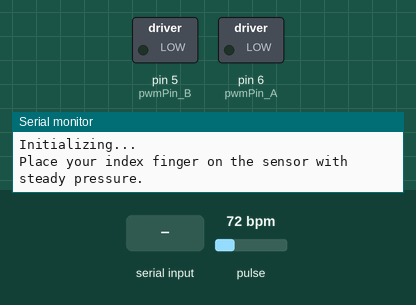
This program was run on a simulated Arduino Uno, built with avr-gcc and run on an emulated ATmega328P. On the bench: switched loads named in the program (green lamp = pin HIGH), the last lines printed to the serial monitor. Inputs (shaded band) come from the test bench; at power-on: pulse 72 bpm.

Above: at 1.2 s.
1.3 s: pulse set to 70 bpm
At 3.3 s:
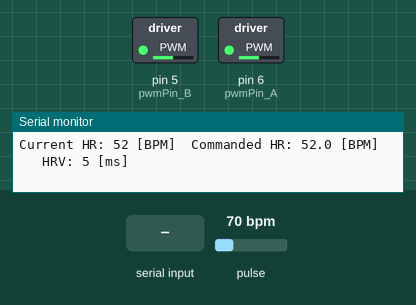
4.3 s: "0\n" received over Serial
7.3 s: pulse set to 100 bpm
10.3 s: pulse set to 42 bpm
13.0 s: pulse set to 158 bpm
Timing chart, 0 to 16.0 s (numbered marks = the images above; inputs shaded):
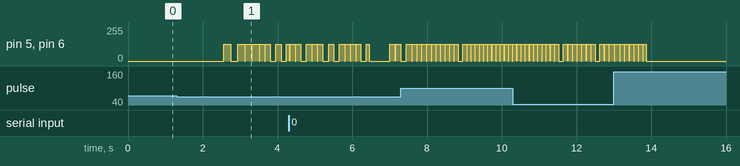

Measured:
- by itself, pin 5 (pwmPin_B), pin 6 (pwmPin_A): alternates 127/255 for 0.11 s and 0/255 for 0.01 s, 15 changes in all, then stays 0/255

The program:

main.cpp
```cpp
#include <Arduino.h>
#include "HeartRateSensor.h"
#include "keepAlive.h"
#include "arduino-timer.h"
#include "vibe.h"

// keep alive messages?
// #define KeepAliveMsgs

// Print BPM?
#define PRINT_HR

// heart beet vibe test harness
// #define VibeTest

// Accept keyboard input for modulating perceived heartrate
#define RateModulation
#define SCALER_RESOLUTION 0.05 // Determines step size for rate modulation scaler value


void setup() {
  // put your setup code here, to run once:
  Serial.begin(115200);
  Serial.println("Initializing...");

  // run setup functions here

  HeartRateSensor_setup(); // init the heart rate sensor
  setupWatchdog();
  setupVibeMotors();


  delay(5);
  Serial.println("Place your index finger on the sensor with steady pressure.");

}

void loop() {
  // put your main code here, to run repeatedly:
  static float HRScale = 1; // Initialize scaler to 1 (i.e. match user's HR initially)

  // tick timer (used for vibe motors)
  vibe_inLoop();

  // delay(1); // for staability?
  HeartRateSensor_inLoop();

  #ifdef KeepAliveMsgs
    keepAliveMessages();
  #endif /* KeepAliveMsgs */

  // Accept keyboard input "="/"-" for modulating scaled perceived heartrate
  #ifdef RateModulation
    if (Serial.available() > 0) {
      char inputChar = Serial.read();
      switch (inputChar) {
        // Increase scaler
        case ('='): {
          HRScale += SCALER_RESOLUTION;
          Serial.print("HR Scaler increased to ");
          Serial.println(HRScale);
          break;
        }

        // Decrease scaler if scaler will stay nonzero
        case ('-'): {
          // Do not decrease if scaler will become 0
          if (HRScale > SCALER_RESOLUTION) {
            HRScale -= SCALER_RESOLUTION;
            Serial.print("HR Scaler decreased to ");
            Serial.println(HRScale);
          }
          break;
        }

        // Reset scaler to 1
        case ('0'): {
          HRScale = 1;
          Serial.println("HR Scaler reset to 1");
          break;
        }

      }
    }
  #endif

  // sample code for testing vibe.cpp
  #ifdef VibeTest
    static float BPM_Des = 60.;
    if (Serial.available()) {
      String inputString = Serial.readStringUntil('\n');
      float input = inputString.toFloat();
      if (input <= 150 && input >= 30) {
        // a normal heartrate!
        BPM_Des = input; //input it out!
      }
    }
    if(checkIfBeating() == false)
    {
      startHeartbeatVibe(BPM_Des);  // start a heartbeat that will last 1 sec (60 BPM)
    }
  #else
    if((checkIfBeating() == false) && fingerDetected())
    {
      int currAvgBPM = getCurrentAvgBPM();

      // start a heartbeat that will last 1 sec (60 BPM)
      if (startHeartbeatVibe(HRScale * currAvgBPM)) {
        #ifdef PRINT_HR
          Serial.print("Current HR: ");
          Serial.print(currAvgBPM);
          Serial.print(" [BPM]\tCommanded HR: ");
          Serial.print(HRScale * currAvgBPM, 1);
          Serial.print(" [BPM]\t\tHRV: ");
          Serial.print(getCurrentHRV());
          Serial.print(" [ms]");

          Serial.println();
        #endif
      }
    }
  #endif /* VibeTest */

  // feed watchdog!
  feedWatchdog();
}
```

HeartRateSensor.cpp
```cpp
// (licence header left out)
#include "HeartRateSensor.h"

#include <Wire.h>
#include "MAX30105.h"
#include "heartRate.h"

/*** function turn offs, define to enable **/
#define builtin_BeatDetect

/**** Debug prints ***/
// #define PRINT_BPM_Data
// #define PRINT_FingerWarning
// #define PRINT_graph
// #define PRINT_HRV_debug
// #define TERM_LOGGING

// avoid locking up on startup
#define DETECTION_BLOCKING
#define MAX_NUMTRIES    1e3
static uint16_t numtries = 0;


static MAX30105 particleSensor;

//track heart rate
static const byte RATE_SIZE = 4; //Increase this for more averaging. 4 is good.
static byte rates[RATE_SIZE]; //Array of heart rates
static byte rateSpot = 0;
static long lastBeat = 0; //Time at which the last beat occurred

// track heart rate variability
static const uint8_t NUM_HRV_SAMPLES = 30;
static const unsigned long MAX_HRV_INTERVAL = 200; // what's the biggest reasonable value?
static uint8_t HRV_index = 0; // where in array to save
static float RMSSD = 0.0; // HRV calcuation
static int16_t HRintervals[NUM_HRV_SAMPLES]; // array of heart rate intervals
static int16_t lastDelta = 0; // last HRV delta
static int16_t interval = 0; // HRV interval cal


static float beatsPerMinute;
static int beatAvg;

static bool isFingerDetected = false; // do we have contact?

// limit rate
#define HRS_PrintPeriod    500 //[ms]
static unsigned long lastHRSprint = 0;


// function prototypes
void resetBeatValues();

void HeartRateSensor_setup(void) {

  // Initialize sensor
  while (!particleSensor.begin(Wire, I2C_SPEED_STANDARD)) {
    Serial.println("MAX30102 was not found. Please check wiring/power. ");
    #ifndef DETECTION_BLOCKING
      numtries++;
      delay(1);
      if (MAX_NUMTRIES < numtries) {
        beatAvg = 60; // tell it to just leave
        break;
      }
    #endif /* DETECTION_BLOCKING */
  }

  particleSensor.setup(); //Configure sensor with default settings
}

void HeartRateSensor_inLoop() {
  long irValue = particleSensor.getIR();

  #ifdef PRINT_graph
    // Serial.print("IR,");
    Serial.print(particleSensor.getIR());
    // Serial.print(", ");
    // Serial.print(particleSensor.getRed());
    // Serial.print(", ");
    // Serial.print(particleSensor.getGreen());
    Serial.println();
  #endif /* PRINT_graph */

  #ifdef builtin_BeatDetect
    if (checkForBeat(irValue) == true) {
      //We sensed a beat!
      long delta = millis() - lastBeat;
      lastBeat = millis();
      // Serial.println("Got a heartbeat!");

      beatsPerMinute = 60 / (delta / 1000.0);

      if (beatsPerMinute < 255 && beatsPerMinute > 20) {
        rates[rateSpot++] = (byte)beatsPerMinute; //Store this reading in the array
        rateSpot %= RATE_SIZE; //Wrap variable

        //Take average of readings
        beatAvg = 0;
        for (byte x = 0 ; x < RATE_SIZE ; x++)
          beatAvg += rates[x];
        beatAvg /= RATE_SIZE;

        // calculate HRV
        // check intervanl is reasonable

        interval = delta - lastDelta; // what's our value?
        lastDelta = delta; //update for next loop
        #ifdef PRINT_HRV_debug
          Serial.print("pre-check interval: ");
          Serial.println(interval);
        #endif /* PRINT_HRV_debug */
        if (MAX_HRV_INTERVAL > abs(interval)) {
          HRintervals[HRV_index++] = interval; // store interval for HRV calcs
          HRV_index %= NUM_HRV_SAMPLES; // wrap variable
          RMSSD = 0.0; //clear for each round
          for (int ind = 0; ind < NUM_HRV_SAMPLES; ind++) {
            // i+1 - i => (i+size-1) %size - i
            RMSSD += (float) HRintervals[ind] * HRintervals[ind]; // square it as we enter
          }
          RMSSD = sqrt(RMSSD/(NUM_HRV_SAMPLES-1)); // calcute RMS part
          #ifdef PRINT_HRV_debug
            Serial.print("\t\t\t\t\tRMSSD: ");
            Serial.println(RMSSD);
          #endif /* PRINT_HRV_debug */
        }

        #ifdef TERM_LOGGING
          Serial.print(millis());
          Serial.print(",");
          Serial.print(beatsPerMinute);
          Serial.print(",");
          Serial.println(interval);
        #endif

      }
    }

    if(HRS_PrintPeriod < (millis() - lastHRSprint)) {
      #ifdef PRINT_BPM_Data
        Serial.print("IR=");
        Serial.print(irValue);
        Serial.print(", BPM=");
        Serial.print(beatsPerMinute);
        Serial.print(", Avg BPM=");
        Serial.print(beatAvg);
        Serial.print(", HRV: ");
        Serial.print(RMSSD);

        Serial.println();
      #endif /* PRINT_BPM_Data */

      lastHRSprint = millis();
    }
  #endif /* builtin_BeatDetect */

  if (irValue < 50000) {
    isFingerDetected = false;
    // reset values!
    resetBeatValues();
    #ifdef PRINT_FingerWarning
      Serial.println(" No finger?");
    #endif /* PRINT_FingerWarning */
  } else {
    // finger is probably there?
    isFingerDetected = true;
  }

}

int getCurrentAvgBPM() {
  return beatAvg;
}

int getCurrentHRV() {
  return (int) RMSSD;
}

bool fingerDetected() {
  return isFingerDetected;
}

void resetBeatValues() {
  // saved variables
  beatsPerMinute = 0;
  beatAvg = 0;
  lastBeat = 0; // for time tracking
  for (uint8_t i = 0; i < RATE_SIZE; i++) {
    rates[i] = 0; // clear array
  }
}
```

HeartRateSensor.h
```cpp
// (licence header left out)
#pragma once

// setup function
void HeartRateSensor_setup(void);
void HeartRateSensor_inLoop(void);

// getters/setters
int getCurrentAvgBPM();
bool fingerDetected();
int getCurrentHRV();
```

keepAlive.cpp
```cpp
#include <Arduino.h>
#include "keepAlive.h"
#include <avr/wdt.h>


#define KeepAliveTime   1000 // [ms] post a message every 1 second
static unsigned long lastMsg = 0;

#define WDT_Timeout     WDTO_500MS // 2 s, several options


void keepAliveMessages(){
    if (KeepAliveTime < (millis()-lastMsg)) {
        Serial.println("Still Alive!");
        lastMsg = millis();
    }
}

void setupWatchdog(void){
    wdt_enable(WDT_Timeout);
}

void feedWatchdog(void) {
    wdt_reset();
}
```

keepAlive.h
```cpp
// (licence header left out)
#pragma once

void keepAliveMessages();
void setupWatchdog(void);
void feedWatchdog(void);
```

vibe.cpp
```cpp
// vibe.cpp controls the vibration motors for the heartbeet

// includes
#include "arduino-timer.h"
#include "vibe.h"

// defines
#define S1_AMPLITUDE 0.5 * 255.
#define S2_AMPLITUDE 0.5 * 255.
#define S1_TIME 0.15
#define BETWEEN_TIME 0.15
#define S2_TIME 0.09
#define AFTER_TIME (1.0 - (S2_TIME + BETWEEN_TIME + S1_TIME))

// input bounding
#define BPM_MAX         120 // max heartrate to display
#define BPM_MIN         40 //min heartrates to consider

// private functions
void setPwmFrequency(int pin, int divisor);
bool continueHeartbeatVibe(void *opaque);

// module level variables
static int pwmPin_A = 6; // PWM output pin for motor 1
static int pwmPin_B = 5; // PWM output pin for motor 2
enum HBstep_t {
  waiting, s1, between, s2, after
  };
static HBstep_t HBstate = waiting;
static float thisHeartbeatTime = 0.0; // [ms] dfault to 60 bpm

auto timer = timer_create_default();


bool setupVibeMotors(void)
{
    // setPwmFrequency(pwmPin_A, 1);
    // setPwmFrequency(pwmPin_B, 1);

    pinMode(pwmPin_A, OUTPUT);
    pinMode(pwmPin_B, OUTPUT);

    analogWrite(pwmPin_A, 0);
    analogWrite(pwmPin_B, 0);

    return true;
}

bool startHeartbeatVibe(float commandedHeartrate)
{
    bool returnVal = false;

    // store timer object and heartbeattime in module for use with continueHeartbeatVibe later
    if (commandedHeartrate <= BPM_MAX && commandedHeartrate >= BPM_MIN) {
      thisHeartbeatTime = 60.0e3 / commandedHeartrate;

      // if not already sending a beat
      if((HBstate == waiting) || (HBstate == after))
      {
          // start the vibration motors
          analogWrite(pwmPin_A, S1_AMPLITUDE);
          analogWrite(pwmPin_B, S1_AMPLITUDE);

          // start the timer
          timer.in(BETWEEN_TIME*thisHeartbeatTime, continueHeartbeatVibe);

          // set state to S1
          HBstate = s1;

          returnVal = true;
      }
    }

    return returnVal;
}

/**
 * @brief State machine to continue creating a heartbeat
 *
 * continueHeartbeatVibe is called by timer to do the next step of the heartbeat
 * (e.g. start S1, finish S2, etc) when the timer expires. This function will also
 * start the next heartbeat step and timer if there is more steps in the current heartbeat.
 *
 */
bool continueHeartbeatVibe(void *opaque)
{
    // HBstate contains the state we just finished
    switch (HBstate)
    {
    case s1:
        // now in the between state, so set motors to 0 and revisit this function after BETWEEN_TIME ms
        analogWrite(pwmPin_A, 0);
        analogWrite(pwmPin_B, 0);

        timer.in(BETWEEN_TIME*thisHeartbeatTime, continueHeartbeatVibe);

        HBstate = between;
        break;

    case between:
        // now in the s2 state, so set motors to 0 and revisit this function after S2_TIME ms
        analogWrite(pwmPin_A, S2_AMPLITUDE);
        analogWrite(pwmPin_B, S2_AMPLITUDE);

        timer.in(S2_TIME*thisHeartbeatTime, continueHeartbeatVibe);

        HBstate = s2;
        break;

    case s2:
        // now in the after state, so set motors to 0 and revisit this function after AFTER_TIME ms
        analogWrite(pwmPin_A, 0);
        analogWrite(pwmPin_B, 0);

        timer.in(AFTER_TIME*thisHeartbeatTime, continueHeartbeatVibe);

        HBstate = after;

        break;

    case after:

        // done with the heartbeat, so turn everything off and don't start any timers
        analogWrite(pwmPin_A, 0);
        analogWrite(pwmPin_B, 0);
        HBstate = waiting;
        break;

    default:
        break;
    }


    // return false so we don't repeat the same timer
    // (we've already started the timer if necessary during the switch above)
    return false;
}

bool checkIfBeating(void)
{
    return (HBstate != waiting);
}

void vibe_inLoop() {
  timer.tick();
}

////////////////////////////////////////////////////////////////////////////////
// PRIVATE FUNCTIONS

void setPwmFrequency(int pin, int divisor) {
  byte mode;
  if (pin == 5 || pin == 6 || pin == 9 || pin == 10) {
    switch (divisor) {
      case 1: mode = 0x01; break;
      case 8: mode = 0x02; break;
      case 64: mode = 0x03; break;
      case 256: mode = 0x04; break;
      case 1024: mode = 0x05; break;
      default: return;
    }
    if (pin == 5 || pin == 6) {
      TCCR0B = TCCR0B & (0b11111000 | mode);
    } else {
      TCCR1B = TCCR1B & (0b11111000 | mode);
    }
  } else if (pin == 3 || pin == 11) {
    switch (divisor) {
      case 1: mode = 0x01; break;
      case 8: mode = 0x02; break;
      case 32: mode = 0x03; break;
      case 64: mode = 0x04; break;
      case 128: mode = 0x05; break;
      case 256: mode = 0x06; break;
      case 1024: mode = 0x7; break;
      default: return;
    }
    TCCR2B = TCCR2B & (0b11111000 | mode);
  }
}
```

vibe.h
```cpp
#pragma once

#include "arduino-timer.h"

/////////////////////////////////////////////////
// setupVibeMotors prepares vibe motor pins for pwm output. Call this function in setup()
bool setupVibeMotors(void);

/////////////////////////////////////////////////
// startHeartbeatVibe makes the motors vibrate in a way that haptically emulates the
//    lub-dub vibratory experience of a heartbeat. It uses timers to start and stop the vibrations,
//    so that the vibrations are non-blocking code (we can still recieve new IR data).
//
//    INPUTS: timer object created in main, thisHeartbeatTime indiciating how long the entire heartbeat should be in ms
//    RETURNS: true if heartbeat started successfully, false otherwise
bool startHeartbeatVibe(float commandedHeartrate);


/////////////////////////////////////////////////
// checkIfBeating will check if a previously-commanded beat has been completely sent
//    - that is, S1, between, S2, and after times have all elapsed.
//
// RETURNS: true if in the middle of a beat, false if done beating

bool checkIfBeating(void);

void vibe_inLoop();
```
